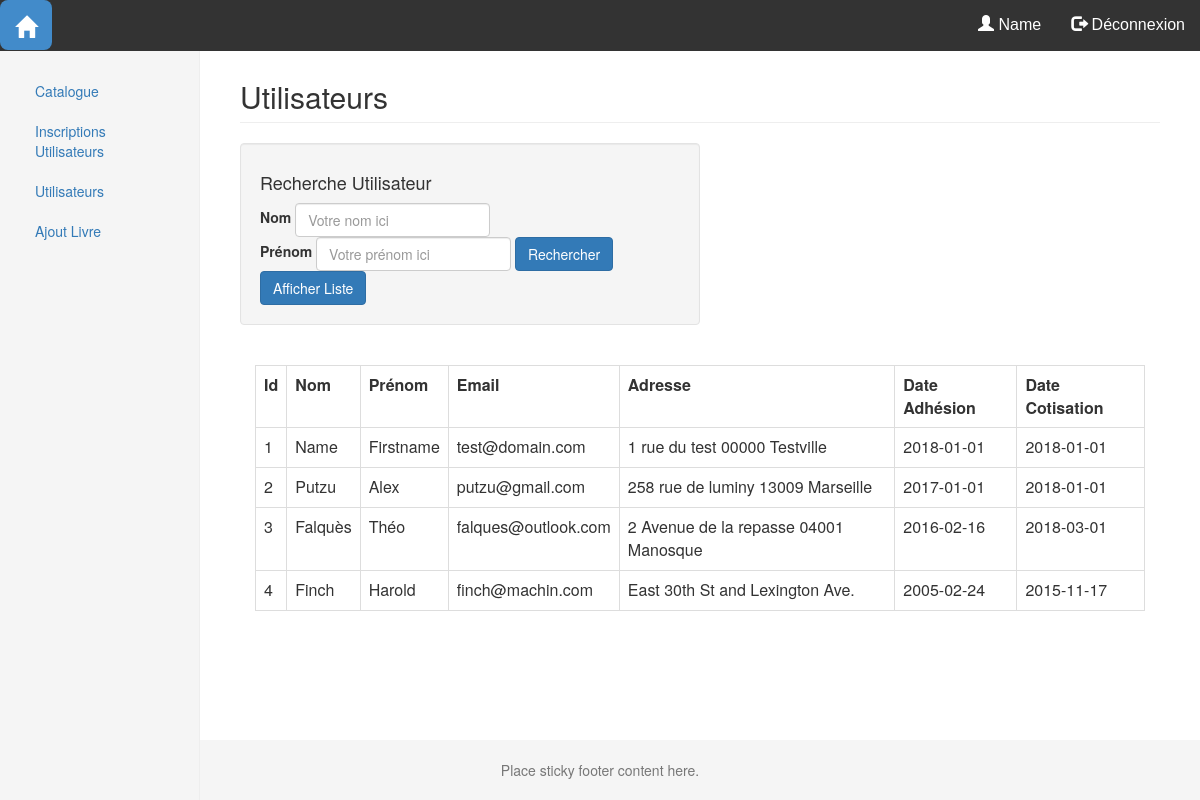
Screenshot of /admin/portail_admin.php?page=utilisateurs (signed in) with the database file from the repository.
### tables this page shows
Create table Adherant (
	IdAdherant integer
	PRIMARY KEY
	AUTO_INCREMENT,
	Mail VARCHAR(320) Unique,
	MDP varchar(100)
	NOT NULL,
	Nom varchar(100)
	NOT NULL,
	Prenom varchar(100)
	NOT NULL,
	Adresse varchar(100)
	NOT NULL,
	adhesion date,
	cotisation date
);

### fonctions/access.php (called while the page is built, shortened)
<?php
function setAccess(){
    if (isset($_SESSION['connect']))
    {
        $connect=$_SESSION['connect'];
    }
    else
    {
        $connect=0;
        return FALSE;
    }
    if ($connect == 1)
    {
        return "ok";
    }
}
?>

### fonctions/admin.php (the view, shortened to what this page needs)
<?php
include 'config_bdd.php';
function listUser(){
    global $bdd;
    $find='';
    $req = 'SELECT IdAdherant,Nom,Prenom,Mail,Adresse,adhesion,cotisation FROM Adherant '. $find;
    $result=$bdd->prepare($req);
    $result->execute();
    $data=$result->fetchAll();
    foreach ($data as $catalogue){
        echo '<tr>
                    <td>'.$catalogue['IdAdherant'].'</td>
                    <td>'.$catalogue['Nom'].'</td>
                    <td>'.$catalogue['Prenom'].'</td>
                    <td>'.$catalogue['Mail'].'</td>
                    <td>'.$catalogue['Adresse'].'</td>
                    <td>'.$catalogue['adhesion'].'</td>
                    <td>'.$catalogue['cotisation'].'</td>
                 </tr>';
    }
}

### admin/portail_admin.php (shortened to what this page needs)
<?php
    include '../fonctions/access.php';
    $access=setAccess();
    if($access=="ok") {
        include 'header.inc.php';
        include 'menu.inc.php';
        include $content;
        include 'footer.inc.php';
    }
    else{
        echo "acces non autorisé";
        sleep(5);
        header('Location: ../index.php');
    }

### admin/header.inc.php (shortened to what this page needs)
<html lang="fr">
    <head>
        <?php
            include '../fonctions/menu.php';
        ?>
        <link rel="stylesheet" href="https://maxcdn.bootstrapcdn.com/bootstrap/3.3.7/css/bootstrap.min.css">
        <link rel="stylesheet" href="/css/style.css">
    </head>
    <body>

### admin/menu.inc.php
<nav class="navbar navbar-expand-md navbar-dark navbar-fixed-top bg-dark">
    <div class="container-fluid">
        <div id="navbar" class="navbar-collapse collapse">
            <ul class="nav navbar-nav navbar-left ml-auto">
                <li><a id="logoAcceuil"  class="navbar-brand" href="?page=acceuil"><span class="glyphicon glyphicon-home"></a></li>
            </ul>
            <ul class="nav navbar-nav navbar-right mr-auto">
                <li ><a href="?page=compte"><span class="glyphicon glyphicon-user"></span> <?= $_SESSION['Nom']; ?> </a></li>
                <li>
                    <a href="/fonctions/deconnexion.php"><span class="glyphicon glyphicon-log-out"></span> Déconnexion </a>
                </li>
            </ul>
        </div>
    </div>
</nav>
<div class="container-fluid">
    <div class="row">
        <div class="col-sm-3 col-md-2 sidebar">
            <ul class="nav nav-sidebar">
                <?php printMenu('admin'); ?>
            </ul>
        </div>

### fonctions/menu.php (shortened to what this page needs)
<?php
$pagesAd = array(
    'acceuil' => array(
        'title'=>'Accueil',
        'include'=> 'portail.inc.php',
        'printMenu' => FALSE),
    'catalogue' => array(
        'title'=>'Catalogue',
        'include'=> 'catalogue.inc.php',
        'printMenu' => TRUE),
    'inscription' => array(
        'title'=>'Inscriptions Utilisateurs',
        'include'=> 'inscription.inc.php',
        'printMenu' => TRUE),
    'utilisateurs' => array(
        'title'=>'Utilisateurs',
        'include'=> 'user_panel.inc.php',
        'printMenu' => TRUE),
    'liste' => array(
        'title'=>'Liste utilisateurs',
        'include'=> 'user_list.inc.php',
        'printMenu' => FALSE),
    'addbook' => array(
        'title' => 'Ajout Livre',
        'include' => 'add_book.inc.php',
        'printMenu' => TRUE)
);
function select($sel){
    global $pagesUser,$pagesAd;
    $ret=array();
    switch ($sel){
        case 'admin': $ret=$pagesAd;
                     break;
    }
    return $ret;
}
function printMenu($page)
{
    $pages=select($page);
    foreach ($pages as $menu => $info) {
        if ($info['printMenu'] == TRUE) {
            echo '<li class="active"><a href="?page=' . $menu . '">' . $info['title'] . '</a></li>';
        }
    }
}

### admin/user_panel.inc.php (shortened to what this page needs)
<?php include '../fonctions/admin.php'; ?>
<div class="col-sm-9 col-sm-offset-3 col-md-10 col-md-offset-2 main">
    <h2 class="page-header">Utilisateurs</h2>
    <div class="col-lg-6">
        <div class="row well">
            <h4>Recherche Utilisateur</h4>
            <form class="form-inline" method="post">
                <div class="col-sm-12">
                    <div class="row">
                        <div class="form-group">
                            <label>Nom</label>
                            <input type="text" placeholder="Votre nom ici" name="nom" class="form-control" >
                        </div>
                        <div class="form-group">
                            <label>Prénom</label>
                            <input type="text" placeholder="Votre prénom ici" name="prenom" class="form-control" >
                        </div>
                        <div class="form-group">
                            <button type="submit" name="rechercher" class="btn btn-default btn-primary center-block">Rechercher</button>
                        </div>
                        <div class="form-group">
                            <button type="submit" name="liste" class="btn btn-default btn-primary center-block">Afficher Liste</button>
                        </div>
                    </div>
                </div>
            </form>
        </div>
    </div>
    <div class="col-lg-12">
        <?php include 'user_list.inc.php'; ?>
    </div>
</div>

### admin/user_list.inc.php
<div class="text-center">
    <table class="table table-bordered">
        <tr>
            <th>Id</th>
            <th>Nom</th>
            <th>Prénom</th>
            <th>Email</th>
            <th>Adresse</th>
            <th>Date Adhésion</th>
            <th>Date Cotisation</th>
        </tr>
        <?php listUser(); ?>
    </table>
</div>

### admin/footer.inc.php (shortened to what this page needs)
        </div>
    </div>
<footer class="footer">
      <div class="container">
        <span class="text-muted">
            <center>Place sticky footer content here.</center>
        </span>
      </div>
</footer>
</body>
</html>

### css/style.css (style rules this page uses)
html { position: relative; min-height: 100%; }
body { margin-bottom: 60px; }
.footer { position: absolute; bottom: 0; width: 100%; height: 60px; line-height: 60px; background-color: #f5f5f5; }
.navbar { overflow: hidden; background-color: #333; font-family: Arial; }
.navbar a { float: left; font-size: 16px; color: white; text-align: center; padding: 14px 16px; text-decoration: none; }
#logoAcceuil { font-size: 22px; }
.nav-sidebar { margin-bottom: 20px; }
.sidebar { position: fixed; top: 51px; bottom: 0; left: 0; z-index: 1000; display: block; padding: 20px; overflow-x: hidden; overflow-y: auto; background-color: #f5f5f5; border-right: 1px solid #eee; }
.main { padding: 40px; }

### rows the page displays
adherant: IdAdherant "1", Nom "Name", Prenom "Firstname", Mail "test@domain.com", Adresse "1 rue du test 00000 Testville", adhesion "2018-01-01", cotisation "2018-01-01"
adherant: IdAdherant "2", Nom "Putzu", Prenom "Alex", Mail "putzu@gmail.com", Adresse "258 rue de luminy 13009 Marseille", adhesion "2017-01-01", cotisation "2018-01-01"
adherant: IdAdherant "3", Nom "Falquès", Prenom "Théo", Mail "falques@outlook.com", Adresse "2 Avenue de la repasse 04001 Manosque", adhesion "2016-02-16", cotisation "2018-03-01"
adherant: IdAdherant "4", Nom "Finch", Prenom "Harold", Mail "finch@machin.com", Adresse "East 30th St and Lexington Ave.", adhesion "2005-02-24", cotisation "2015-11-17"

### other values shown
$_SESSION['Nom'] "Name"
$info['title'] "Catalogue"
$info['title'] "Inscriptions Utilisateurs"
$info['title'] "Utilisateurs"
$info['title'] "Ajout Livre"
